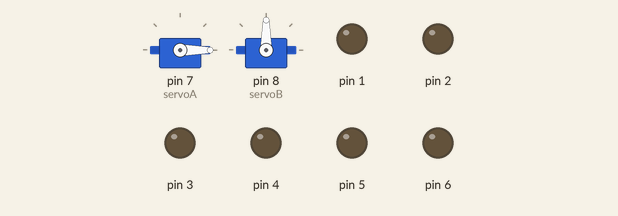
Recording of a sketch running on a simulated Arduino Uno, built with avr-gcc and run on an emulated ATmega328P. Parts: 2 × servo, output pins drawn as LEDs (lit = HIGH).

Above: at 0.05 s.
At 0.85 s:
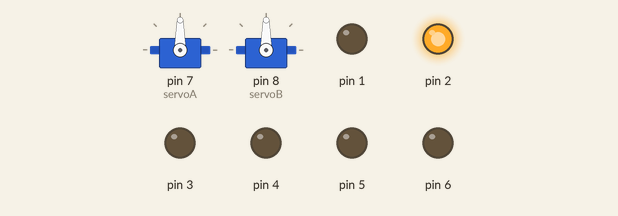
At 1.35 s:
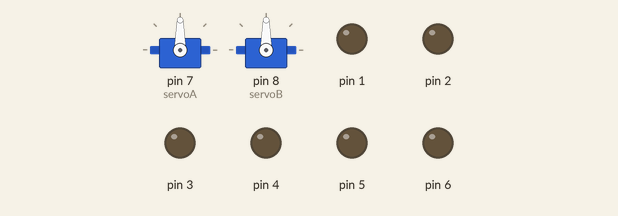
At 2.65 s:
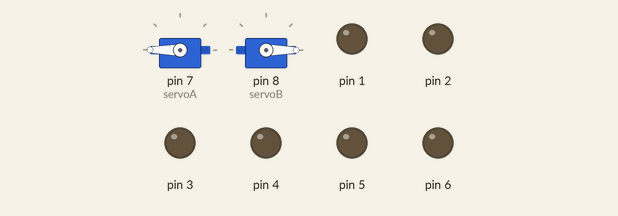
At 3.95 s:
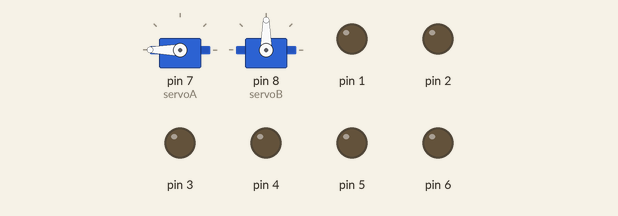
At 5.3 s:
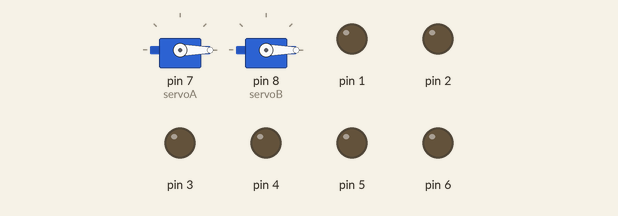
Timing chart, 0 to 6.9 s (numbered marks = the images above):
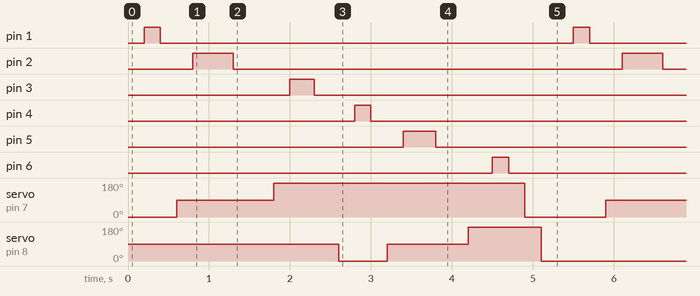

The sketch:

5-ServosConLeds.ino
```cpp
// Servomotor con Varios Leds sin Ciclo For
#include <Servo.h>
Servo servoA;
Servo servoB;

void setup()
{
    servoA.attach (7);
    servoB.attach (8);
    pinMode(1,OUTPUT);
    pinMode(2,OUTPUT);
    pinMode(3,OUTPUT);
    pinMode(4,OUTPUT);
    pinMode(5,OUTPUT);
    pinMode(6,OUTPUT);
}

void loop ()
{
    servoA.write (0);
    delay(200);
    digitalWrite(1,HIGH);
    delay(200);
    digitalWrite(1,LOW);
    delay(200);
    servoA.write (90);
    delay (200);
    digitalWrite(2,HIGH);
    delay(500);
    digitalWrite(2,LOW);
    delay(500);
    servoA.write (180);
    delay (200);
    digitalWrite(3,HIGH);
    delay(300);
    digitalWrite(3,LOW);
    delay(300);
    servoB.write (0);
    delay (200);
    digitalWrite(4,HIGH);
    delay(200);
    digitalWrite(4,LOW);
    delay(200);
    servoB.write (90);
    delay (200);
    digitalWrite(5,HIGH);
    delay(400);
    digitalWrite(5,LOW);
    delay(400);
    servoB.write (180);
    delay (300);
    digitalWrite(6,HIGH);
    delay(200);
    digitalWrite(6,LOW);
    delay(200);
    servoA.write (0);
    delay (200);
    servoB.write (0);
    delay (200);
}
```

Measured:
- by itself, pin 1, pin 4, pin 6: alternates HIGH for 0.20 s and LOW for 5.1 s
- by itself, pin 2: alternates HIGH for 0.50 s and LOW for 4.8 s
- by itself, pin 3: alternates HIGH for 0.30 s and LOW for 5.0 s
- by itself, pin 5: alternates HIGH for 0.40 s and LOW for 4.9 s
- by itself, servo on pin 7 (servoA): repeats every 5.3 s: 180° 3.1 s, 0° 1.0 s, 90° 1.2 s
- by itself, servo on pin 8 (servoB): repeats every 5.3 s: 90° 1.0 s, 180° 0.90 s, 0° 3.4 s
